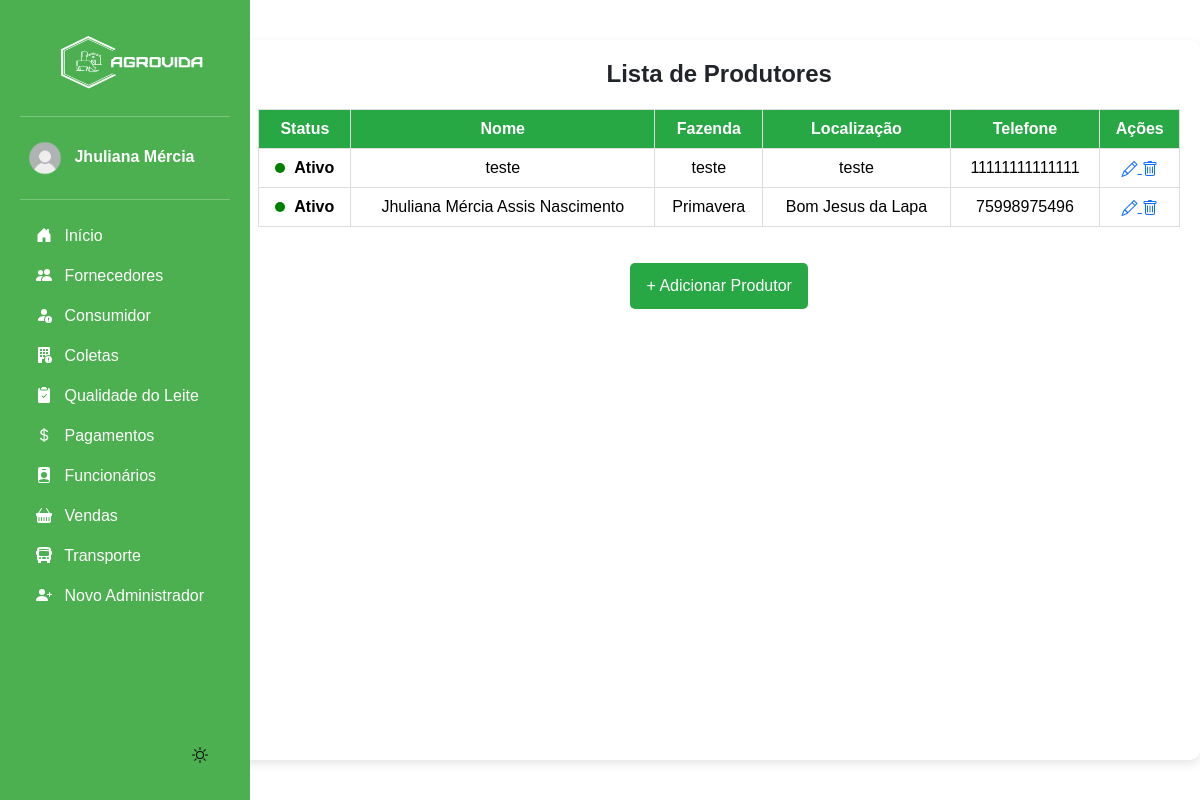
/listar_produtor/ (signed in), run on the app's committed database.
### app/models.py (models this page shows, shortened)
class Produtor(models.Model):
    nome = models.CharField(max_length=100)
    fazenda = models.CharField(max_length=150)
    localizacao = models.CharField(max_length=255)
    telefone = models.CharField(max_length=20)
    ativo = models.BooleanField(default=True)  # Campo para verificar se o produtor está ativo

### app/views.py (the view)
# urls.py: path("listar_produtor/", views.listar_produtor, name="listar_produtor"),
@login_required(login_url='login_index')
def listar_produtor(request):
    produtores = Produtor.objects.all()
    return render(request, 'app/listar_produtor.html', {'produtores': produtores})

### app/templates/app/listar_produtor.html (shortened to what this page needs)
{% extends "base.html" %}
{% load static %}
{% block content %}
<div class="container">
  <h2 class="title">Lista de Produtores</h2>
  {% if produtores %}
    <table class="table">
      <thead>
        <tr>
          <th>Status</th>
          <th>Nome</th>
          <th>Fazenda</th>
          <th>Localização</th>
          <th>Telefone</th>
          <th>Ações</th>
        </tr>
      </thead>
      <tbody>
        {% for produtor in produtores %}
            <tr>
                <td>
                    <a href="{% url 'alternar_status_produtor' produtor.id %}" class="status-toggle">
                        {% if produtor.ativo %}
                            <span class="status-indicator status-active"></span> Ativo
                        {% else %}
                            <span class="status-indicator status-inactive"></span> Inativo
                        {% endif %}
                    </a>
                </td>
                <td>{{ produtor.nome }}</td>
                <td>{{ produtor.fazenda }}</td>
                <td>{{ produtor.localizacao }}</td>
                <td>{{ produtor.telefone }}</td>
                <td>
                    <a href="{% url 'editar_produtor' produtor.id %}">
                        <i class="bi bi-pencil"></i>
                    </a>
                    <a href="{% url 'excluir_produtor' produtor.id %}" onclick="return confirm('Tem certeza que deseja excluir?')">
                        <i class="bi bi-trash"></i>
                    </a>
                </td>
            </tr>
        {% endfor %}
      </tbody>
    </table>
  {% else %}
    <p class="no-products">Nenhum produtor cadastrado ainda.</p>
  {% endif %}
  <a href="{% url 'cadastrar_produtor' %}" class="btn btn-add">+ Adicionar Produtor</a>
</div>
{% endblock %}

### base/templates/modulos/sidebar.html (shortened to what this page needs)
{% load static %}
<body>
<div class="container-sidebar">
    <div id="sidebar" class="sidebar">
        <img src="{% static 'img/logo.png' %}" alt="Logo" width="200" height="80" class="logo">
        <hr>
            <a href="#" class="nav-link text-white" data-bs-toggle="dropdown" aria-expanded="false" style="border-radius: 10px;">
                <img src="{% static "img/usuario.png" %}" alt="" width="50" height="50" class="rounded-circle">
                <strong>{{ request.user.first_name }}</strong>
            </a>
        <hr>
        <ul class="nav nav-pills flex-column mb-auto">
            <li>
                <a href="{% url "dashboard" %}" class="nav-link text-white">
                    <svg class="bi pe-none me-2" width="16" height="16"><use xlink:href="#home"/></svg>
                    Início
                </a>
            </li>
            <li>
                <a href="{% url "listar_produtor" %}" class="nav-link text-white">
                    <svg class="bi pe-none me-2" width="16" height="16"><use xlink:href="#produtores"/></svg>
                    Fornecedores
                </a>
            </li>
            <li>
                <a href="{% url "listar_cliente" %}" class="nav-link text-white">
                    <svg class="bi pe-none me-2" width="16" height="16"><use xlink:href="#clientes"/></svg>
                    Consumidor
                </a>
            </li>
            <li>
                <a href="{% url "listar_coleta" %}" class="nav-link text-white">
                    <svg class="bi pe-none me-2" width="16" height="16"><use xlink:href="#coleta"/></svg>
                    Coletas
                </a>
            </li>
            <li>
                <a href="{% url "listar_qualidade" %}" class="nav-link text-white">
                    <svg class="bi pe-none me-2" width="16" height="16"><use xlink:href="#qualidade"/></svg>
                    Qualidade do Leite
                </a>
            </li>
            <li>
                <a href="{% url "listar_pagamentos" %}" class="nav-link text-white">
                    <svg class="bi pe-none me-2" width="16" height="16"><use xlink:href="#dinheiro"/></svg>
                    Pagamentos
                </a>
            </li>
            <li>
                <a href="{% url "listar_funcionarios" %}" class="nav-link text-white">
                    <svg class="bi pe-none me-2" width="16" height="16"><use xlink:href="#funcionario"/></svg>
                    Funcionários
                </a>
            </li>
            <li>
                <a href="{% url "listar_vendas" %}" class="nav-link text-white">
                    <svg class="bi pe-none me-2" width="16" height="16"><use xlink:href="#venda"/></svg>
                    Vendas
                </a>
            </li>
            <li>
                <a href="{% url "listar_transporte" %}" class="nav-link text-white">
                    <svg class="bi pe-none me-2" width="16" height="16"><use xlink:href="#transporte"/></svg>
                    Transporte
                </a>
            </li>
            <li>
                <a href="{% url "cadastrar_admin" %}" class="nav-link text-white">
                    <svg class="bi pe-none me-2" width="16" height="16"><use xlink:href="#admin"/></svg>
                    Novo Administrador
                </a>
            </li>
        </ul>
        <button id="theme-toggle">
        <svg id="theme-icon" width="24" height="24" fill="currentColor"></svg>
        </button>
    </div>
    <div class="b-example-divider b-example-vr"></div>
    </div>
</body>

### base/static/css/inicio.css (style rules this page uses)
html, body { font-family: Arial, sans-serif; transition: background 0.3s, color 0.3s; height: 100vh; width: 100vw; margin: 0; display: flex; }
.b-example-divider { width: 100%; height: 3rem; }
.b-example-vr { flex-shrink: 0; width: 1.5rem; height: 100vh; }
.bi { vertical-align: -.125em; fill: currentColor; }
.nav-link { color: #222222; }
li { display: flex; width: 100%; }
.container { max-width: auto; margin: 40px auto; padding: 20px; background: #fff; border-radius: 10px; box-shadow: 0 4px 10px rgba(0, 0, 0, 0.1); display: flex; flex-direction: column; height: auto; align-items: stretch; text-align: center; }
.title { text-align: center; font-size: 24px; font-weight: bold; margin-bottom: 20px; }
.table { width: 100%; border-collapse: collapse; }
.table th, .table td { padding: 10px; border: 1px solid #ddd; text-align: center; }
.table th { background-color: #28a745; color: white; }
.table tr:nth-child(even) { background-color: #f2f2f2; }
.btn { padding: 8px 12px; text-decoration: none; border-radius: 5px; transition: all 0.3s ease; }
.btn-add { display: block; width: max-content; margin: 20px auto; background: #28a745; color: white; padding: 10px 15px; font-size: 16px; }
.status-indicator { display: inline-block; width: 12px; height: 12px; border-radius: 50%; margin-right: 8px; }
.status-active { background-color: green; }
.status-toggle { text-decoration: none; color: inherit; }
#theme-toggle { display: flex; justify-content: end; align-items: end; border: none; cursor: pointer; background-color: transparent; }
#theme-icon { width: 32px; height: 32px; fill: currentColor; }
[data-bs-theme="light"] { background: #ffffff; color: #121212; transition: all 0.3s ease-in-out; }
.status-toggle { text-decoration: none; font-weight: bold; }
.status-indicator { display: inline-block; width: 10px; height: 10px; border-radius: 50%; margin-right: 5px; }

### base/static/css/sidebar.css (style rules this page uses)
.sidebar { width: 250px; background: #4CAF50; padding: 20px; height: 100vh; color: white; position: fixed; left: 0; top: 0; bottom: 0; overflow-y: auto; display: flex; flex-direction: column; z-index: 1000; }
.container-sidebar { height: 100vh; width: 300px; }

### data on the page
Produtor: ativo True (drawn), nome "teste", fazenda "teste", localizacao "teste", telefone "11111111111111"
Produtor: ativo True (drawn), nome "Jhuliana Mércia Assis Nascimento", fazenda "Primavera", localizacao "Bom Jesus da Lapa", telefone "75998975496"

### other printed values
{{ request.user.first_name }} "Jhuliana Mércia"
